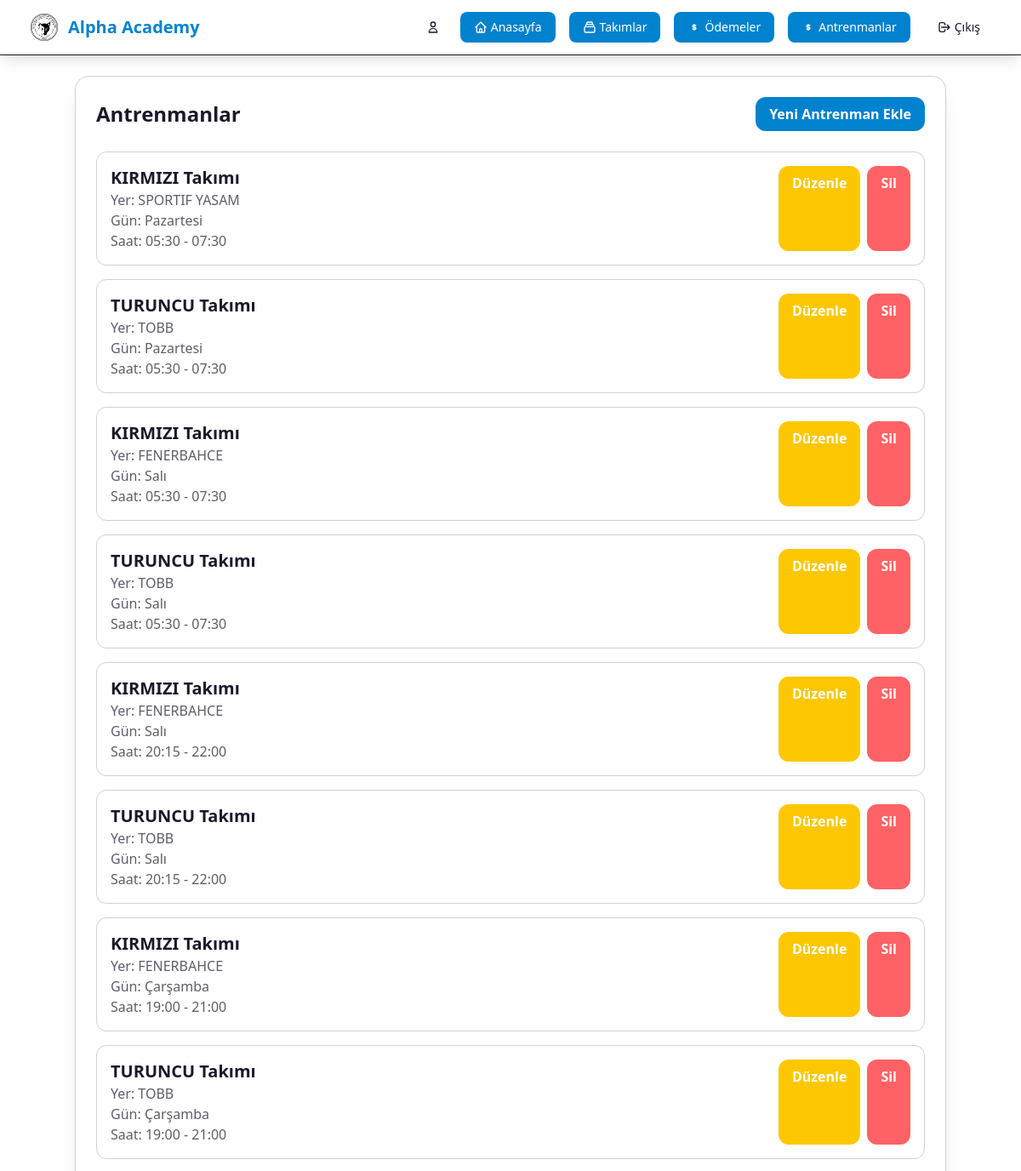
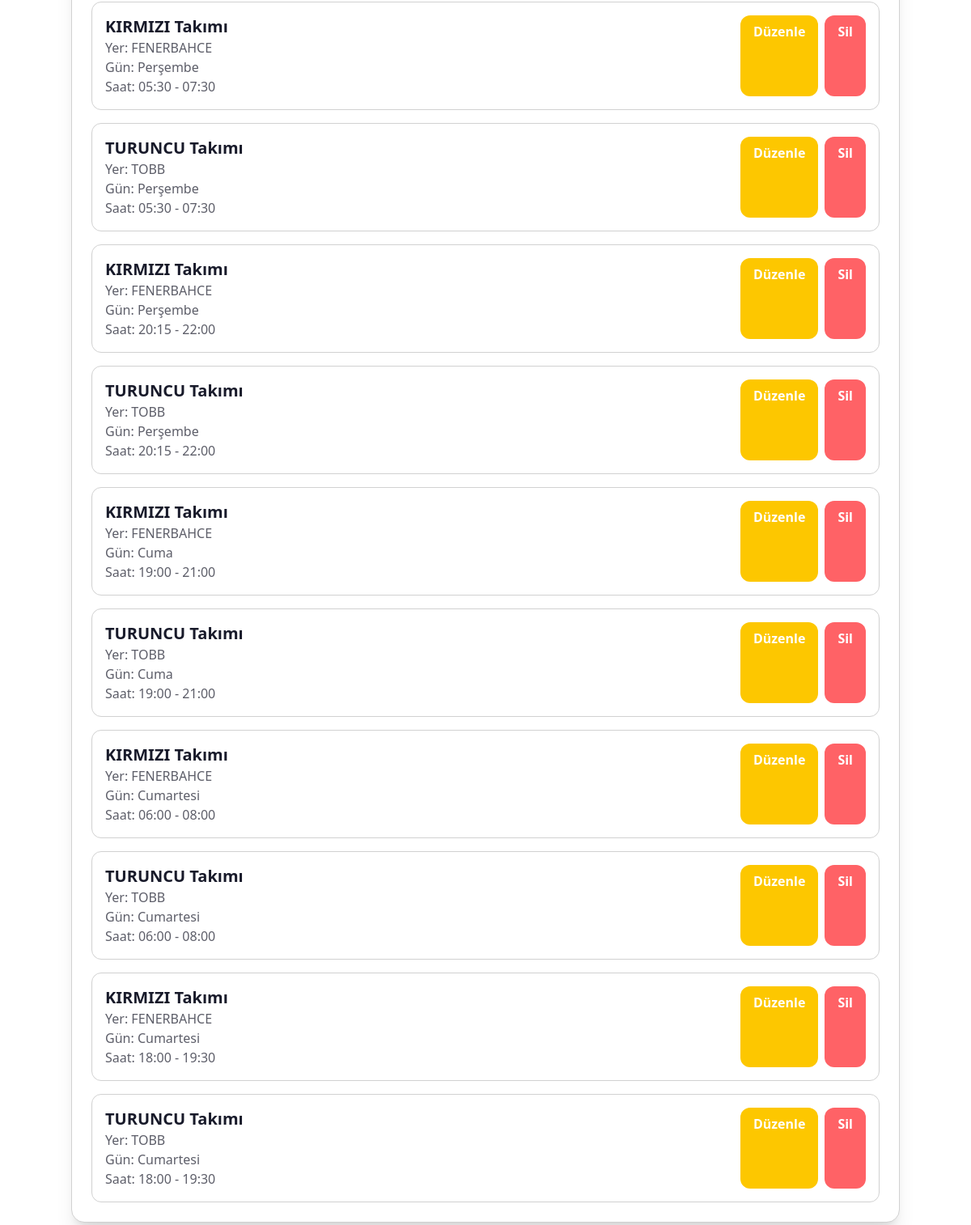
The app's page /teams/trainings/ (signed in) with its own data (2 pictures, top to bottom).
### team/models.py (models this page shows, shortened)
class Training (models.Model):
    LOCATIONS = [
            ('TOBB', 'TOBB'),
            ('AYTEN SABAN', 'AYTEN SABAN'),
            ('SPORTIF YASAM', 'SPORTIF YASAM'),
            ('FENERBAHCE', 'FENERBAHCE'),
            ('Diğer', 'Diğer'),]
    DAYS_OF_WEEK = [
            (1, 'Pazartesi'),
            (2, 'Salı'),
            (3, 'Çarşamba'),
            (4, 'Perşembe'),
            (5, 'Cuma'),
            (6, 'Cumartesi'),
            (7, 'Pazar'),
        ]
    """
    Model for team training sessions
    """
    team = models.ForeignKey(Team, on_delete=models.CASCADE, related_name='trainings', verbose_name='Takım')
    day_of_week = models.IntegerField(verbose_name='Gün', choices=DAYS_OF_WEEK)  # 0=Monday, 6=Sunday
    time = models.TimeField(verbose_name='Saat')
    end_time = models.TimeField(verbose_name='Bitiş Saati', blank=True, null=True)
    location = models.CharField(max_length=200, verbose_name='Lokasyon',
                                choices=LOCATIONS)
    trainer = models.ForeignKey(settings.AUTH_USER_MODEL, on_delete=models.SET_NULL, null=True, blank=True, related_name='trainings', verbose_name='Antrenör')
    notes = models.TextField(blank=True, null=True, verbose_name='Notlar')
    created_at = models.DateTimeField(auto_now_add=True)
    updated_at = models.DateTimeField(auto_now=True)
    class Meta:
        verbose_name = 'Antrenman'
        verbose_name_plural = 'Antrenmanlar'
        ordering = ['-day_of_week', 'time']

class Team(models.Model):
    name = models.CharField(max_length=100, verbose_name='Takım Adı')
    description = models.TextField(blank=True, null=True, verbose_name='Açıklama')
    logo = models.ImageField(upload_to='team_logos/', blank=True, null=True, verbose_name='Logo')
    founded_date = models.DateField(blank=True, null=True, verbose_name='Kuruluş Tarihi')
    created_at = models.DateTimeField(auto_now_add=True)
    updated_at = models.DateTimeField(auto_now=True)
    class Meta:
        verbose_name = 'Takım'
        verbose_name_plural = 'Takımlar'
        ordering = ['name']

### team/views.py (the view)
# urls.py: path("trainings/", TrainingListAPIView.as_view(), name="training_list"),
@login_required
@staff_member_required
def training_list(request):
    trainings = Training.objects.select_related('team').order_by('day_of_week', 'time')
    context = {
        'trainings': trainings,
        'title': 'Antrenmanlar'
    }
    return render(request, 'team/training_list.html', context)

### team/templates/team/training_list.html (shortened to what this page needs)
{% extends "user/base.html" %}
{% load static %}
{% block content %}
    <div class="max-w-5xl mx-auto bg-base-100 rounded-2xl shadow-xl p-6 border border-base-300">
        <div class="flex items-center justify-between mb-6">
            <h2 class="text-2xl font-bold">Antrenmanlar</h2>
            <a href="{% url 'team:training_create' %}" class="bg-primary text-primary-content font-bold py-2 px-4 rounded-xl hover:bg-primary-focus transition-all duration-300">Yeni Antrenman Ekle</a>
        </div>
        <div class="space-y-4">
            {% for training in trainings %}
                <div class="p-4 border border-base-300 rounded-xl hover:shadow-lg transition-all duration-300">
                    <div class="flex items  justify-between">
                        <div>
                            <h3 class="text-xl font-bold">{{ training.team.name }} Takımı</h3>
                            <p class="text-base-content/70">Yer: {{ training.location }}</p>
                            <p class="text-base-content/70">Gün: {{ training.get_day_of_week_display }}</p>
                            <p class="text-base-content/70">Saat: {{ training.time|time:"H:i" }}{% if training.end_time %} - {{ training.end_time|time:"H:i" }}{% endif %}</p>
                        </div>
                        <div class="flex space-x-2">
                            <a href="{% url 'team:training_update' training.id %}" class="bg-warning text-white font-bold py-2 px-4 rounded-xl hover:bg-warning transition-all duration-300">Düzenle</a>
                            <a href="{% url 'team:training_delete' training.id %}" class="bg-error text-white font-bold py-2 px-4 rounded-xl hover:bg-error transition-all duration-300">Sil</a>
                        </div>
                    </div>
                </div>
            {% empty %}
                <p class="text-base-content/70">Henüz antrenman eklenmemiş.</p>
            {% endfor %}
        </div>
    </div>
{% endblock %}

### user/templates/user/base.html (shortened to what this page needs)
{% load static %}
<!DOCTYPE html>
<html lang="tr" data-theme="synthwave">
<head>
    <link rel="stylesheet" href="{% static 'css/output.css' %}">
</head>
<body class="bg-linear-to-br from-secondary-50 via-white to-secondary-100 min-h-screen">
    <nav class="bg-white/80 backdrop-blur-md shadow-lg border-b border-secondary-200 sticky top-0 z-50">
        <div class="max-w-7xl mx-auto px-4 sm:px-6 lg:px-8">
            <div class="flex justify-between items-center h-16">
                <div class="flex items-center shrink-0">
                    <a href="{% url 'user:home' %}" class="flex items-center space-x-2 text-primary font-bold text-lg sm:text-xl hover:text-primary transition-colors">
                        <div class="w-10 h-10 rounded-lg flex items-center justify-center">
                            <img src="/media/landing/fk1.png" alt="Logo" class="w-8 h-8">
                        </div>
                        <span class="hidden sm:inline">Alpha Academy</span>
                    </a>
                </div>
                <div class="nav-menu hidden md:flex items-center space-x-2 lg:space-x-4">
                    {% if user.is_authenticated %}
                        <div class="hidden lg:flex items-center space-x-2 text-secondary-700 text-sm">
                            <svg class="w-4 h-4" fill="none" stroke="currentColor" viewBox="0 0 24 24">
                                <path stroke-linecap="round" stroke-linejoin="round" stroke-width="2" d="M16 7a4 4 0 11-8 0 4 4 0 018 0zM12 14a7 7 0 00-7 7h14a7 7 0 00-7-7z"></path>
                            </svg>
                        </div>
                        <a href="{% url 'user:home' %}" class="bg-primary text-primary-content hover:bg-primary/90 px-3 lg:px-4 py-2 rounded-lg text-xs lg:text-sm font-medium transition-colors flex items-center space-x-1 whitespace-nowrap">
                            <svg class="w-4 h-4" fill="none" stroke="currentColor" viewBox="0 0 24 24">
                                <path stroke-linecap="round" stroke-linejoin="round" stroke-width="2" d="M3 12l2-2m0 0l7-7 7 7M5 10v10a1 1 0 001 1h3m10-11l2 2m-2-2v10a1 1 0 01-1 1h-3m-6 0a1 1 0 001-1v-4a1 1 0 011-1h2a1 1 0 011 1v4a1 1 0 001 1m-6 0h6"></path>
                            </svg>
                            <span class="hidden sm:inline">Anasayfa</span>
                        </a>
                        {% if user.is_staff %}
                        <a href="{% url 'team:list' %}" class="bg-primary text-primary-content hover:bg-primary/90 px-3 lg:px-4 py-2 rounded-lg text-xs lg:text-sm font-medium transition-colors flex items-center space-x-1 whitespace-nowrap">
                            <svg class="w-4 h-4" fill="none" stroke="currentColor" viewBox="0 0 24 24">
                                <path stroke-linecap="round" stroke-linejoin="round" stroke-width="2" d="M19 11H5m14 0a2 2 0 012 2v6a2 2 0 01-2 2H5a2 2 0 01-2-2v-6a2 2 0 012-2m14 0V9a2 2 0 00-2-2M5 11V9a2 2 0 012-2m0 0V5a2 2 0 012-2h6a2 2 0 012 2v2M7 7h10"></path>
                            </svg>
                            <span class="hidden sm:inline">Takımlar</span>
                        </a>
                        <a href="{% url 'team:payment_list' %}" class="bg-primary text-primary-content hover:bg-primary/90 px-3 lg:px-4 py-2 rounded-lg text-xs lg:text-sm font-medium transition-colors flex items-center space-x-1 whitespace-nowrap">
                            <svg class="w-4 h-4" fill="none" stroke="currentColor" viewBox="0 0 24 24">
                                <path stroke-linecap="round" stroke-linejoin="round" stroke-width="2" d="M12 8c-1.657 0-3 .895-3 2s1.343 2 3 2 3 .895 3 2-1.343 2-3 2m0-8c1.11 0 2.08.402 2.599 1M12 8V7m0 1v8m0 0v1m0-1c-1.11 0-2.08-.402-2.599-1"></path>
                            </svg>
                            <span class="hidden sm:inline">Ödemeler</span>
                        </a>
                        <a href="{% url 'team:training_weekly' %}" class="bg-primary text-primary-content hover:bg-primary/90 px-3 lg:px-4 py-2 rounded-lg text-xs lg:text-sm font-medium transition-colors flex items-center space-x-1 whitespace-nowrap">
                            <svg class="w-4 h-4" fill="none" stroke="currentColor" viewBox="0 0 24 24">
                                <path stroke-linecap="round" stroke-linejoin="round" stroke-width="2" d="M12 8c-1.657 0-3 .895-3 2s1.343 2 3 2 3 .895 3 2-1.343 2-3 2m0-8c1.11 0 2.08.402 2.599 1M12 8V7m0 1v8m0 0v1m0-1c-1.11 0-2.08-.402-2.599-1"></path>
                            </svg>
                            <span class="hidden sm:inline">Antrenmanlar</span>
                        </a>
                        {% endif %}
                        <a href="{% url 'user:logout' %}" class="bg-secondary-100 text-secondary-700 hover:bg-secondary-200 px-3 lg:px-4 py-2 rounded-lg text-xs lg:text-sm font-medium transition-colors flex items-center space-x-1 whitespace-nowrap">
                            <svg class="w-4 h-4" fill="none" stroke="currentColor" viewBox="0 0 24 24">
                                <path stroke-linecap="round" stroke-linejoin="round" stroke-width="2" d="M17 16l4-4m0 0l-4-4m4 4H7m6 4v1a3 3 0 01-3 3H6a3 3 0 01-3-3V7a3 3 0 013-3h4a3 3 0 013 3v1"></path>
                            </svg>
                            <span class="hidden sm:inline">Çıkış</span>
                        </a>
                    {% else %}
                        <a href="{% url 'user:login' %}" class="text-secondary-700 hover:text-primary px-3 lg:px-4 py-2 rounded-lg text-xs lg:text-sm font-medium transition-colors">
                            Giriş
                        </a>
                    {% endif %}
                </div>
            </div>
        </div>
    </nav>
    <div class="max-w-7xl mx-auto py-4 sm:py-6 px-4 sm:px-6 lg:px-8">
        {% block content %}{% endblock %}
    </div>
</body>
</html>

### records on screen
Training: team.name "KIRMIZI", location "SPORTIF YASAM", day_of_week "Pazartesi", time "05:30", end_time "07:30"
Training: team.name "TURUNCU", location "TOBB", day_of_week "Pazartesi", time "05:30", end_time "07:30"
Training: team.name "KIRMIZI", location "FENERBAHCE", day_of_week "Salı", time "05:30", end_time "07:30"
Training: team.name "TURUNCU", location "TOBB", day_of_week "Salı", time "05:30", end_time "07:30"
Training: team.name "KIRMIZI", location "FENERBAHCE", day_of_week "Salı", time "20:15", end_time "22:00"
Training: team.name "TURUNCU", location "TOBB", day_of_week "Salı", time "20:15", end_time "22:00"
Training: team.name "KIRMIZI", location "FENERBAHCE", day_of_week "Çarşamba", time "19:00", end_time "21:00"
Training: team.name "TURUNCU", location "TOBB", day_of_week "Çarşamba", time "19:00", end_time "21:00"
Training: team.name "KIRMIZI", location "FENERBAHCE", day_of_week "Perşembe", time "05:30", end_time "07:30"
Training: team.name "TURUNCU", location "TOBB", day_of_week "Perşembe", time "05:30", end_time "07:30"
Training: team.name "KIRMIZI", location "FENERBAHCE", day_of_week "Perşembe", time "20:15", end_time "22:00"
Training: team.name "TURUNCU", location "TOBB", day_of_week "Perşembe", time "20:15", end_time "22:00"
Training: team.name "KIRMIZI", location "FENERBAHCE", day_of_week "Cuma", time "19:00", end_time "21:00"
Training: team.name "TURUNCU", location "TOBB", day_of_week "Cuma", time "19:00", end_time "21:00"
Training: team.name "KIRMIZI", location "FENERBAHCE", day_of_week "Cumartesi", time "06:00", end_time "08:00"
Training: team.name "TURUNCU", location "TOBB", day_of_week "Cumartesi", time "06:00", end_time "08:00"
Training: team.name "KIRMIZI", location "FENERBAHCE", day_of_week "Cumartesi", time "18:00", end_time "19:30"
Training: team.name "TURUNCU", location "TOBB", day_of_week "Cumartesi", time "18:00", end_time "19:30"
